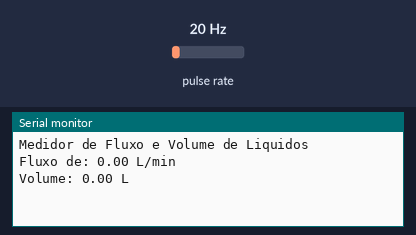
The sketch below on a simulated Arduino Uno, built with avr-gcc and run on an emulated ATmega328P. Parts: the last lines printed to the serial monitor. Wiring (inferred from the names in the program): pulse sensor: data pin 2. The test bench sets the inputs (shaded band); at power-on: pulse rate 20 Hz.

Above: at 1.2 s.
1.3 s: pulse rate (sensor on pin 2) set to 4 Hz
At 2.3 s:
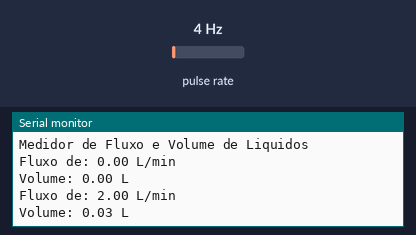
2.8 s: pulse rate (sensor on pin 2) set to 50 Hz
At 3.8 s:
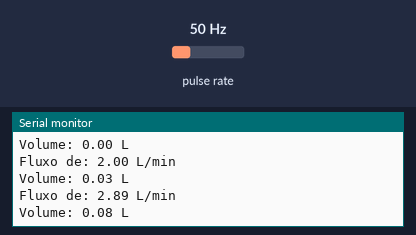
Timing chart, 0 to 5.8 s (numbered marks = the images above; inputs shaded):
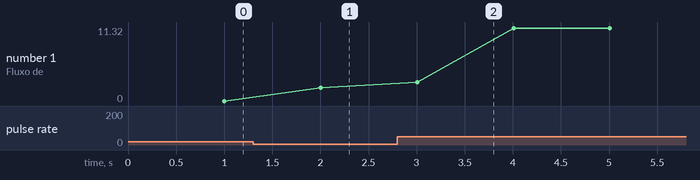

The sketch:

sketch_oct02a.ino
```cpp
// (licence header left out)
//definicao do pino do sensor e de interrupcao
const int INTERRUPCAO_SENSOR = 0; //interrupt = 0 equivale ao pino digital 2
const int PINO_SENSOR = 2;

//definicao da variavel de contagem de voltas
unsigned long contador = 0;

//definicao do fator de calibracao para conversao do valor lido
const float FATOR_CALIBRACAO = 4.5;

//definicao das variaveis de fluxo e volume
float fluxo = 0;
float volume = 0;
float volume_total = 0;

//definicao da variavel de intervalo de tempo
unsigned long tempo_antes = 0;

void setup(){

  //inicializacao do monitor serial
  Serial.begin(9600);

  //mensagem de inicializacao
  Serial.println("Medidor de Fluxo e Volume de Liquidos\n");

  //configuracao do pino do sensor como entrada em nivel logico alto
  pinMode(PINO_SENSOR, INPUT_PULLUP);

}

void loop() {

  //executa a contagem de pulsos uma vez por segundo
  if((millis() - tempo_antes) > 1000){

    //desabilita a interrupcao para realizar a conversao do valor de pulsos
    detachInterrupt(INTERRUPCAO_SENSOR);

    //conversao do valor de pulsos para L/min
    fluxo = ((1000.0 / (millis() - tempo_antes)) * contador) / FATOR_CALIBRACAO;

    //exibicao do valor de fluxo
    Serial.print("Fluxo de: ");
    Serial.print(fluxo);
    Serial.println(" L/min");

    //calculo do volume em L passado pelo sensor
    volume = fluxo / 60;

    //armazenamento do volume
    volume_total += volume;

    //exibicao do valor de volume
    Serial.print("Volume: ");
    Serial.print(volume_total);
    Serial.println(" L");
    Serial.println();

    //reinicializacao do contador de pulsos
    contador = 0;

    //atualizacao da variavel tempo_antes
    tempo_antes = millis();

    //contagem de pulsos do sensor
    attachInterrupt(INTERRUPCAO_SENSOR, contador_pulso, FALLING);

  }

}

//funcao chamada pela interrupcao para contagem de pulsos
void contador_pulso() {

  contador++;

}
```

Measured:
- after the input at 1.3 s, the serial monitor: prints a new line after 0.70 s (image 1)
- after the input at 2.8 s, the serial monitor: prints a new line after 0.21 s (image 2)
- plotted number 1: 0 → 2 after the input at 1.3 s, 2 → 11.1 after the input at 2.8 s
